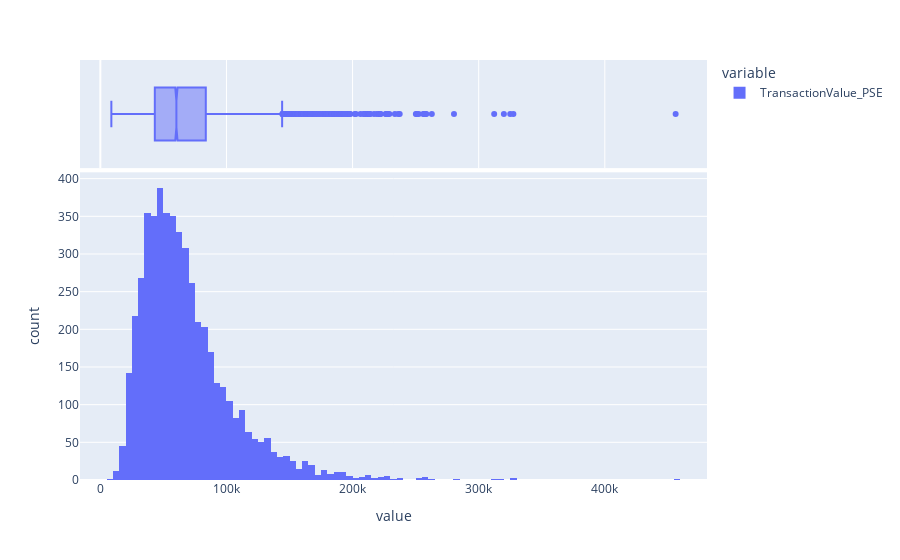

Notebook source saved alongside this figure:
### Markdown cell above
## Análisis Univariado

### Code cell
import plotly.express as px
fig = px.histogram(df.TransactionValue_PSE,marginal="box")
fig.show()

### Figure 1 — Plotly figure (JSON) as saved in the notebook; plotly's stock layout.template omitted (floating-point values rounded to 4 significant figures; data arrays with more than 128 entries replaced by an {"elided": "..."} marker saying what was removed)
{"data": [{"bingroup": "x", "hovertemplate": "variable=TransactionValue_PSE<br>value=%{x}<br>count=%{y}<extra></extra>", "legendgroup": "TransactionValue_PSE", "marker": {"color": "#636efa", "pattern": {"shape": ""}}, "name": "TransactionValue_PSE", "orientation": "v", "showlegend": true, "type": "histogram", "x": {"elided": "5000 float values"}, "xaxis": "x", "yaxis": "y"}, {"hovertemplate": "variable=TransactionValue_PSE<br>value=%{x}<extra></extra>", "legendgroup": "TransactionValue_PSE", "marker": {"color": "#636efa"}, "name": "TransactionValue_PSE", "notched": true, "showlegend": false, "type": "box", "x": {"elided": "5000 float values"}, "xaxis": "x2", "yaxis": "y2"}], "layout": {"barmode": "relative", "legend": {"title": {"text": "variable"}, "tracegroupgap": 0}, "margin": {"t": 60}, "xaxis": {"anchor": "y", "domain": [0, 1], "title": {"text": "value"}}, "xaxis2": {"anchor": "y2", "domain": [0, 1], "matches": "x", "showgrid": true, "showticklabels": false}, "yaxis": {"anchor": "x", "domain": [0, 0.7326], "title": {"text": "count"}}, "yaxis2": {"anchor": "x2", "domain": [0.7426, 1], "matches": "y2", "showgrid": false, "showline": false, "showticklabels": false, "ticks": ""}}}
